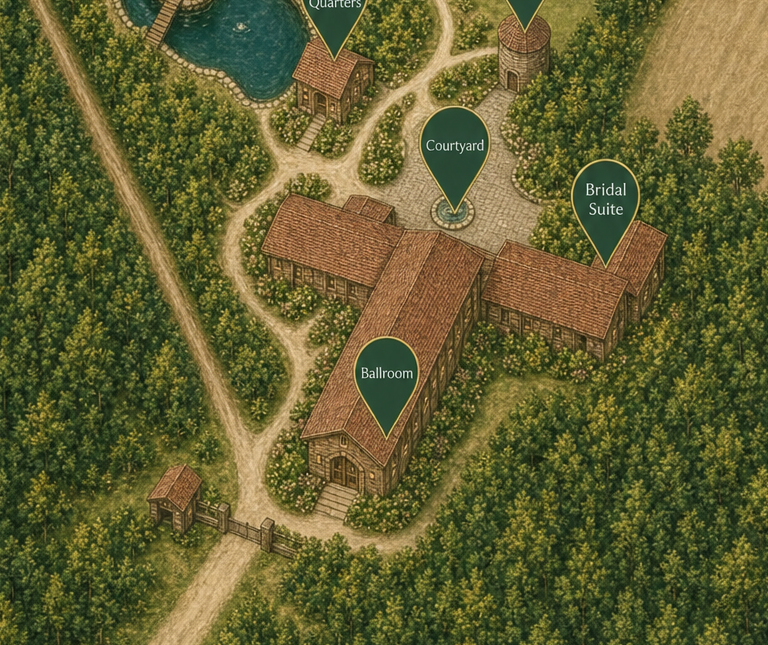
#> input picture public/maps/_qa-ballroom-crop-from-base-gen.png, 768 x 645 px, given in place of window_images_image-ce1fd2c2-3182-49cb-937e-fa277298fd0b.png, which was not available
$ python fix_bridal_pin.py
#> lines starting #> are read from the running program, lines starting #| are printed output that depends on the picture; after the words box and inside, x2 and y2 are one past the last pixel; in counts of white or black regions, pixels touching at a corner belong together; pictures that were not available may be replaced by others from this repository, and a replacement may not be noted
"""Move Bridal Suite pin onto the bridal suite house without soft-fringe smudges.

Starts from the pristine user map, covers the old pin with a soft forest ellipse
sampled from real canopy elsewhere on the map, then hard-pastes the pin sprite
with tip anchored to the house roof center.
"""

from __future__ import annotations

from pathlib import Path

import cv2
import numpy as np
from PIL import Image

ROOT = Path(__file__).resolve().parents[1]
ASSETS = Path(
    r"C:\Users\livingt\.cursor\projects\c-dev-hidden-acres\assets"
)
SRC = (
    ASSETS
    / "c__Users_livingt_AppData_Roaming_Cursor_User_workspaceStorage_empty-window_images_image-ce1fd2c2-3182-49cb-937e-fa277298fd0b.png"
)
MAPS = ROOT / "public" / "maps"

# Original painted pin bbox on 682×1024 master
PIN_BOX = (490, 560, 536, 638)
# Tip target: center of bridal suite roof (south of silo)
TIP_X, TIP_Y = 455, 628


def extract_pin(base: np.ndarray) -> tuple[np.ndarray, np.ndarray, int, int]:
    bx0, by0, bx1, by1 = PIN_BOX
    crop = base[by0:by1, bx0:bx1].copy()
    ph, pw = crop.shape[:2]
    r, g, b = (crop[..., i].astype(np.int16) for i in range(3))
    body = (
        (g > 60)
        & (g < 130)
        & (r < 70)
        & (b < 75)
        & (g > r + 30)
        & (g > b + 25)
    )
    rim = (
        (g > 90)
        & (g < 160)
        & (r < 100)
        & (b < 100)
        & (g > r + 25)
        & (g > b + 20)
    )
    white = (r > 200) & (g > 200) & (b > 200)
    gold = (
        (r > 160)
        & (g > 120)
        & (g < 200)
        & (b < 100)
        & (r > g)
        & (r > b + 40)
    )
    raw = (body | rim | white | gold).astype(np.uint8)
    n, labels, stats, cents = cv2.connectedComponentsWithStats(raw, 8)
    cx0, cy0 = pw / 2, ph / 2
    keep = np.zeros_like(raw)
    for i in range(1, n):
        area = stats[i, cv2.CC_STAT_AREA]
        cx, cy = cents[i]
        dist = ((cx - cx0) ** 2 + (cy - cy0) ** 2) ** 0.5
        if area > 20 and dist < 35:
            keep[labels == i] = 1
    mask = (keep * 255).astype(np.uint8)
    mask = cv2.morphologyEx(mask, cv2.MORPH_CLOSE, np.ones((3, 3), np.uint8), 2)
    cnts, _ = cv2.findContours(mask, cv2.RETR_EXTERNAL, cv2.CHAIN_APPROX_SIMPLE)
    filled = np.zeros_like(mask)
    cv2.drawContours(filled, cnts, -1, 255, thickness=-1)
    # Drop 1px fringe (tree bleed) but keep tip point
    eroded = cv2.erode(filled, np.ones((2, 2), np.uint8), 1)
    ys, xs = np.where(filled > 0)
    tip_ly = int(ys.max())
    tip_lx = int(np.mean(xs[ys >= tip_ly - 2]))
    mask = eroded
    mask[max(0, tip_ly - 10) : tip_ly + 1, :] = filled[
        max(0, tip_ly - 10) : tip_ly + 1, :
    ]
    ys, xs = np.where(mask > 0)
    tip_ly = int(ys.max())
    tip_lx = int(np.mean(xs[ys >= tip_ly - 2]))
    return crop, mask, tip_lx, tip_ly


def ellipse_stamp(h: int, w: int, cx: float, cy: float, rx: float, ry: float) -> np.ndarray:
    yy, xx = np.mgrid[0:h, 0:w].astype(np.float32)
    ell = ((xx - cx) / rx) ** 2 + ((yy - cy) / ry) ** 2
    s = np.zeros((h, w), np.float32)
    inside = ell <= 1.0
    s[inside] = (1.0 - ell[inside]) ** 1.2
    return cv2.GaussianBlur(s, (0, 0), 1.8)


def main() -> None:
    base = np.array(Image.open(SRC).convert("RGB"))
    h, w = base.shape[:2]
#> h = 645; w = 768
    crop, mask, tip_lx, tip_ly = extract_pin(base)
#> in extract_pin, `crop = base[by0:by1, bx0:bx1].copy()`:
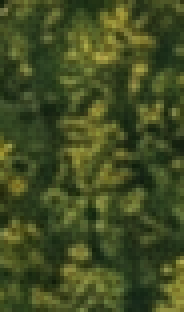
#> crop: shape (78, 46, 3) (shown 4 times larger); mean R, G, B 65.8, 76.8, 34.5
#> in extract_pin, `r, g, b = (crop[..., i].astype(np.int16) for i in range(3))`:
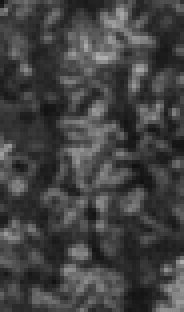
#> r: shape (78, 46) int16 (shown 4 times larger); min 16, max 177, mean 65.8
#> in extract_pin, `r, g, b = (crop[..., i].astype(np.int16) for i in range(3))`:
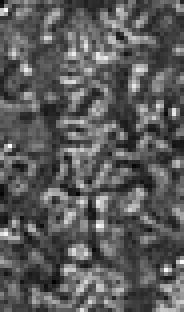
#> b: shape (78, 46) int16 (shown 4 times larger); min 8, max 82, mean 34.5; drawn with min black and max white
#> in extract_pin, `body = ( (g > 60) & (g < 130) & (r < 70) & (b < 75) & (g > r + 30) & (..`: body: shape (78, 46) bool; every value is 0
#> in extract_pin, `gold = ( (r > 160) & (g > 120) & (g < 200) & (b < 100) & (r > g) & (r ..`:
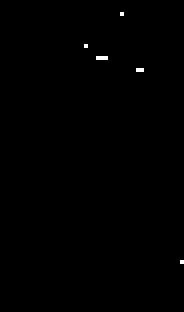
#> gold: shape (78, 46) bool (shown 4 times larger); 0.22% white in thin lines or dots, all inside (x1, y1, x2, y2) = (21, 3, 46, 66)
#> in extract_pin, `n, labels, stats, cents = cv2.connectedComponentsWithStats(raw, 8)`: labels: shape (78, 46) int32; 6 distinct labels, from 0 to 5
#> in extract_pin, `n, labels, stats, cents = cv2.connectedComponentsWithStats(raw, 8)`: n = 6; stats = [[0, 0, 46, 78, 3580], [30, 3, 1, 1, 1], [21, 11, 1, 1, 1], [24, 14, 3, 1, 3], [34, 17, 2, 1, 2], [45, 65, 1, 1, 1]]; cents = [[22.48, 38.54], [30, 3], [21, 11], [25, 14], [34.5, 17], [45, 65]]
#> the loop in extract_pin, `for i in range(1, n):` made 5 passes
#> (area, cx, cy, dist) on passes 1 to 5: (1, 30, 3, 36.67), (1, 21, 11, 28.07), (3, 25, 14, 25.08), (2, 34.5, 17, 24.82), (1, 45, 65, 34.06)
#> in extract_pin, `cnts, _ = cv2.findContours(mask, cv2.RETR_EXTERNAL, cv2.CHAIN_APPROX_S..`: cnts = []
#> in extract_pin, `ys, xs = np.where(filled > 0)`: ys = empty array
    ph, pw = crop.shape[:2]
    bx0, by0, bx1, by1 = PIN_BOX

    out = base.astype(np.float32)
    ocx = (bx0 + bx1) / 2.0
    ocy = (by0 + by1) / 2.0

    # Soft canopy cover — real foliage only, no pin-shaped hole
    stamp = np.clip(
        ellipse_stamp(h, w, ocx, ocy, 36, 46) * 1.25
        + ellipse_stamp(h, w, ocx + 6, ocy - 4, 22, 28) * 0.55,
        0,
        1,
    )
    sy0, sy1 = max(0, int(ocy - 55)), min(h, int(ocy + 55))
    sx0, sx1 = max(0, int(ocx - 45)), min(w, int(ocx + 45))
    fh, fw = sy1 - sy0, sx1 - sx0
    f1 = base[500:580, 600:680]
    f2 = base[730:820, 580:670]
    fill = (
        0.55
        * np.array(Image.fromarray(f1).resize((fw, fh), Image.Resampling.LANCZOS)).astype(
            np.float32
        )
        + 0.45
        * np.array(Image.fromarray(f2).resize((fw, fh), Image.Resampling.LANCZOS)).astype(
            np.float32
        )
    )
    a = stamp[sy0:sy1, sx0:sx1][..., None]
    out[sy0:sy1, sx0:sx1] = out[sy0:sy1, sx0:sx1] * (1 - a) + fill * a

    # Remove leftover pin-green near old location
    tmp = np.clip(out, 0, 255).astype(np.uint8)
    rr, gg, bb = (tmp[..., i].astype(np.int16) for i in range(3))
    remain = (
        (gg > 55)
        & (gg < 130)
        & (rr < 70)
        & (bb < 75)
        & (gg > rr + 30)
        & (gg > bb + 25)
    )
    region = np.zeros((h, w), dtype=bool)
    region[by0 - 4 : by1 + 4, bx0 - 4 : bx1 + 4] = True
    remain_u = cv2.dilate((remain & region).astype(np.uint8) * 255, np.ones((3, 3), np.uint8), 1) > 0
    shifted = np.roll(tmp, 40, axis=1)
    out[remain_u] = shifted[remain_u].astype(np.float32)

    # Hard paste pin tip on roof center
    dx0 = TIP_X - tip_lx
    dy0 = TIP_Y - tip_ly
    a = (mask > 0).astype(np.float32)[..., None]
    out[dy0 : dy0 + ph, dx0 : dx0 + pw] = (
        out[dy0 : dy0 + ph, dx0 : dx0 + pw] * (1 - a) + crop.astype(np.float32) * a
    )
    out_u = np.clip(out, 0, 255).astype(np.uint8)

    MAPS.mkdir(parents=True, exist_ok=True)
    Image.fromarray(out_u).save(MAPS / "hidden-acres-grounds-illustrated-v-map-ballroom-t.png")
    Image.fromarray(out_u).resize((1024, 1536), Image.Resampling.LANCZOS).save(
        MAPS / "hidden-acres-grounds-illustrated.png"
    )
    qa_dir = MAPS / "_qa-crops-ballroom-t"
    qa_dir.mkdir(exist_ok=True)
    Image.fromarray(out_u[500:680, 380:560]).save(qa_dir / "bridal-pin-after.png")

    cx = (dx0 + pw / 2) / w * 100
    cy = (dy0 + ph / 2) / h * 100
    print(f"hotspot pct: {cx:.1f}, {cy:.1f}")
    print(f"tip: ({TIP_X}, {TIP_Y})")


if __name__ == "__main__":
#> (the run stopped early here; a loop or call above may not have finished)
